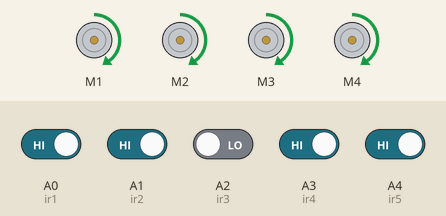
Recording of a sketch running on a simulated Arduino Uno, built with avr-gcc and run on an emulated ATmega328P. Parts: 4 × DC motor (green arrow = forward, orange = backward, longer = faster). The test bench sets the inputs (shaded band); at power-on: A0 (ir1), A1 (ir2), A3 (ir4), A4 (ir5) HIGH, A2 (ir3) LOW.

Above: at 1.2 s.
1.3 s: A0 (ir1) driven LOW
At 1.8 s:
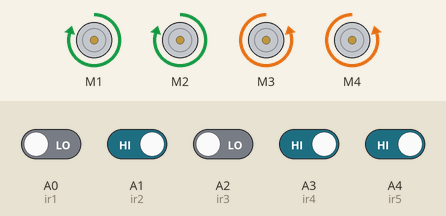
2.8 s: A0 (ir1) driven HIGH
At 4.0 s:
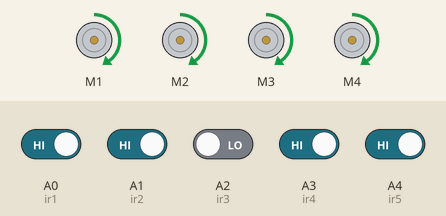
4.3 s: A1 (ir2) driven LOW
At 5.3 s:
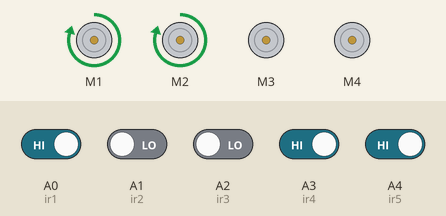
5.8 s: A4 (ir5) driven LOW
At 6.5 s:
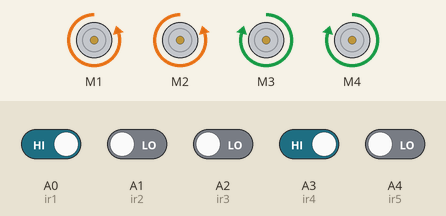
7.3 s: A4 (ir5) driven HIGH
At 7.8 s:
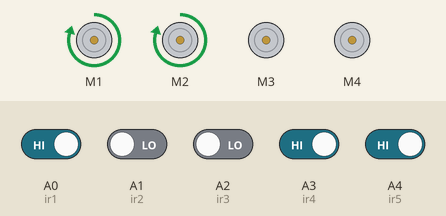
8.9 s: A1 (ir2) driven HIGH and A3 (ir4) driven LOW
At 10.0 s:
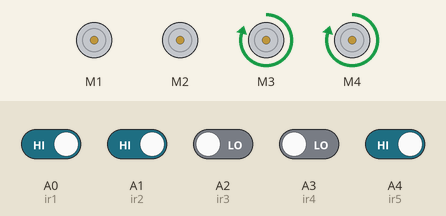
Timing chart, 0 to 11.4 s (numbered marks = the images above; inputs shaded):
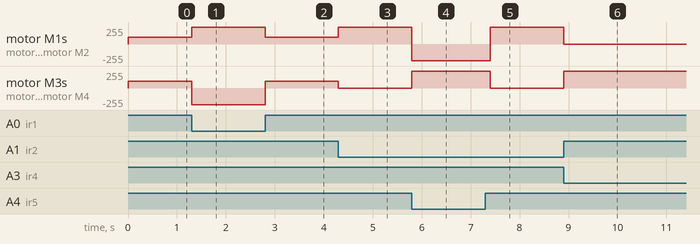

Measured:
- after the input at 1.3 s, motor M1, motor M2: forward 100/255 → forward 250/255 at once; motor M3, motor M4: forward 100/255 → backward 250/255 at once
- after the input at 2.8 s, motor M1, motor M2: forward 250/255 → forward 100/255 at once; motor M3, motor M4: backward 250/255 → forward 100/255 at once
- after the input at 4.3 s, motor M1, motor M2: forward 100/255 → forward 250/255 at once; motor M3, motor M4: forward 100/255 → stopped at once
- after the input at 5.8 s, motor M1, motor M2: forward 250/255 → backward 250/255 at once; motor M3, motor M4: stopped → forward 250/255 at once
- after the input at 7.3 s, motor M1, motor M2: backward 250/255 → forward 250/255 after 0.10 s; motor M3, motor M4: forward 250/255 → stopped after 0.10 s
- after the input at 8.9 s, motor M1, motor M2: forward 250/255 → stopped at once; motor M3, motor M4: stopped → forward 250/255 at once

The sketch:

ARDUINO_LINE_FOLLOWING_CAR.ino
```cpp
//ARDUINO LINE FOLLOWING CAR//
// YOU HAVE TO INSTALL THE AFMOTOR LIBRARY BEFORE UPLOAD THE CODE//
// GO TO SKETCH >> INCLUDE LIBRARY >> ADD .ZIP LIBRARY >> SELECT AF MOTOR ZIP FILE //

//including the libraries
#include <AFMotor.h>

//defining pins and variables
#define ir1 A0
#define ir2 A1
#define ir3 A2
#define ir4 A3
#define ir5 A4

//defining motors
AF_DCMotor motor1(1, MOTOR12_1KHZ);
AF_DCMotor motor2(2, MOTOR12_1KHZ);
AF_DCMotor motor3(3, MOTOR34_1KHZ);
AF_DCMotor motor4(4, MOTOR34_1KHZ);


void setup() {
  //declaring pin types
  pinMode(ir1, INPUT);
  pinMode(ir2, INPUT);
  pinMode(ir3, INPUT);
  pinMode(ir4, INPUT);
  pinMode(ir5, INPUT);
  //begin serial communication
  Serial.begin(9600);
}

int s1, s2, s3, s4, s5;
void sensorRead() {
  s1 = digitalRead(ir1);  //Left Most Sensor
  s2 = digitalRead(ir2);  //Left Sensor
  s3 = digitalRead(ir3);  //Middle Sensor
  s4 = digitalRead(ir4);  //Right Sensor
  s5 = digitalRead(ir5);  //Right Most Sensor
}

void goRight() {
  if (s5 == 0) {
    motor1.run(BACKWARD);
    motor1.setSpeed(250);
    motor2.run(BACKWARD);
    motor2.setSpeed(250);
    motor3.run(FORWARD);
    motor3.setSpeed(250);
    motor4.run(FORWARD);
    motor4.setSpeed(250);
  } else if (s4 == 0) {
    motor1.run(RELEASE);
    motor1.setSpeed(0);
    motor2.run(RELEASE);
    motor2.setSpeed(0);
    motor3.run(FORWARD);
    motor3.setSpeed(250);
    motor4.run(FORWARD);
    motor4.setSpeed(250);
  }
}
void goLeft() {
  if (s1 == 0) {
    motor1.run(FORWARD);
    motor1.setSpeed(250);
    motor2.run(FORWARD);
    motor2.setSpeed(250);
    motor3.run(BACKWARD);
    motor3.setSpeed(250);
    motor4.run(BACKWARD);
    motor4.setSpeed(250);
  } else if (s2 == 0) {
    motor1.run(FORWARD);
    motor1.setSpeed(250);
    motor2.run(FORWARD);
    motor2.setSpeed(250);
    motor3.run(RELEASE);
    motor3.setSpeed(0);
    motor4.run(RELEASE);
    motor4.setSpeed(0);
  }
}

void goForward() {
  motor1.run(FORWARD);
  motor1.setSpeed(100);
  motor2.run(FORWARD);
  motor2.setSpeed(100);
  motor3.run(FORWARD);
  motor3.setSpeed(100);
  motor4.run(FORWARD);
  motor4.setSpeed(100);
}
void goF(int s) {
  motor1.run(FORWARD);
  motor1.setSpeed(s);
  motor2.run(FORWARD);
  motor2.setSpeed(s);
  motor3.run(FORWARD);
  motor3.setSpeed(s);
  motor4.run(FORWARD);
  motor4.setSpeed(s);
}

void goStop() {
  motor1.run(RELEASE);
  motor1.setSpeed(0);
  motor2.run(RELEASE);
  motor2.setSpeed(0);
  motor3.run(RELEASE);
  motor3.setSpeed(0);
  motor4.run(RELEASE);
  motor4.setSpeed(0);
}

void loop() {
  sensorRead();
  //setSpeed(80);
  //if only middle sensor detects black line
  if ((s1 == 1) && (s2 == 1) && (s3 == 0) && (s4 == 1) && (s5 == 1)) {
    goForward();
    // delay(200);
  }
  if ((s1 == 0) && (s2 == 0) && (s3 == 1) && (s4 == 0) && (s5 == 0)) {
    goForward();
    // delay(200);
  }
  if ((s1 == 0) && (s2 == 0) && (s3 == 0) && (s4 == 0) && (s5 == 0)) {
    goForward();
    // delay(200);
  }

  //if only left sensor detects black line
  if ((s1 == 1) && (s2 == 0) && (s3 == 1) && (s4 == 1) && (s5 == 1)) {
    goLeft();
    delay(50);
  }

  //if only left most sensor detects black line
  if ((s1 == 0) && (s2 == 1) && (s3 == 1) && (s4 == 1) && (s5 == 1)) {
    goLeft();
    delay(200);
  }

  //if only right sensor detects black line
  if ((s1 == 1) && (s2 == 1) && (s3 == 1) && (s4 == 0) && (s5 == 1)) {
    goRight();
    delay(100);
  }

  //if only right most sensor detects black line
  if ((s1 == 1) && (s2 == 1) && (s3 == 1) && (s4 == 1) && (s5 == 0)) {
    goRight();
    delay(200);
  }

  //if middle and right sensor detects black line
  if ((s1 == 1) && (s2 == 1) && (s3 == 0) && (s4 == 0) && (s5 == 1)) {
    goRight();
    // delay(200);
  }

  //if middle and left sensor detects black line
  if ((s1 == 1) && (s2 == 0) && (s3 == 0) && (s4 == 1) && (s5 == 1)) {
    goLeft();
    // delay(200);
  }

  //if middle, left and left most sensor detects black line
  if ((s1 == 0) && (s2 == 0) && (s3 == 0) && (s4 == 1) && (s5 == 1)) {
    goLeft();
    // delay(200);
  }

  //if middle, right and right most sensor detects black line
  if ((s1 == 1) && (s2 == 1) && (s3 == 0) && (s4 == 0) && (s5 == 0)) {
    goRight();
    // delay(200);
  }

  //  if left and middle find black line
  if ((s1 == 0) && (s2 == 1) && (s3 == 0) && (s4 == 1) && (s5 == 1)) {
    goLeft();
    //delay(200);
  }

  //  if Right and middle find black line
  if ((s1 == 1) && (s2 == 1) && (s3 == 0) && (s4 == 1) && (s5 == 0)) {
    goRight();
    delay(200);
  }


  //if all sensors are on a black line
  if ((s1 == 0) && (s2 == 0) && (s3 == 0) && (s4 == 0) && (s5 == 0)) {
    //stop
    goF(80);
    sensorRead();
    goStop();
  }

  if ((s1 == 0) && (s2 == 0) && (s3 == 0) && (s4 == 0) && (s5 == 1)) {
    goLeft();
    // delay(200);
  }
  if ((s1 == 0) && (s2 == 0) && (s3 == 0) && (s4 == 1) && (s5 == 0)) {
    goLeft();
    delay(50);
  }
  if ((s1 == 0) && (s2 == 0) && (s3 == 1) && (s4 == 1) && (s5 == 0)) {
    goLeft();
    delay(50);
  }
  if ((s1 == 0) && (s2 == 0) && (s3 == 1) && (s4 == 1) && (s5 == 1)) {
    goLeft();
    // delay(200);
  }
  if ((s1 == 0) && (s2 == 1) && (s3 == 0) && (s4 == 0) && (s5 == 0)) {
    goRight();
    delay(50);
  }
  if ((s1 == 0) && (s2 == 1) && (s3 == 0) && (s4 == 0) && (s5 == 1)) {
    goLeft();
    delay(200);
  }
  if ((s1 == 0) && (s2 == 1) && (s3 == 1) && (s4 == 0) && (s5 == 0)) {
    goRight();
    delay(200);
  }
  if ((s1 == 0) && (s2 == 1) && (s3 == 1) && (s4 == 0) && (s5 == 1)) {
    goLeft();
    delay(200);
  }

  if ((s1 == 1) && (s2 == 0) && (s3 == 0) && (s4 == 0) && (s5 == 0)) {
    goRight();
    // delay(200);
  }
  if ((s1 == 1) && (s2 == 0) && (s3 == 0) && (s4 == 0) && (s5 == 1)) {
    goForward();
    // delay(200);
  }
  if ((s1 == 1) && (s2 == 0) && (s3 == 0) && (s4 == 1) && (s5 == 0)) {
    goRight();
    delay(200);
  }
  if ((s1 == 1) && (s2 == 0) && (s3 == 1) && (s4 == 1) && (s5 == 0)) {
    goRight();
    delay(100);
  }
  if ((s1 == 1) && (s2 == 1) && (s3 == 0) && (s4 == 1) && (s5 == 0)) {
    goRight();
    delay(100);
  }
  if ((s1 == 1) && (s2 == 1) && (s3 == 1) && (s4 == 0) && (s5 == 0)) {
    goRight();
    // delay(200);
  }
}
```
